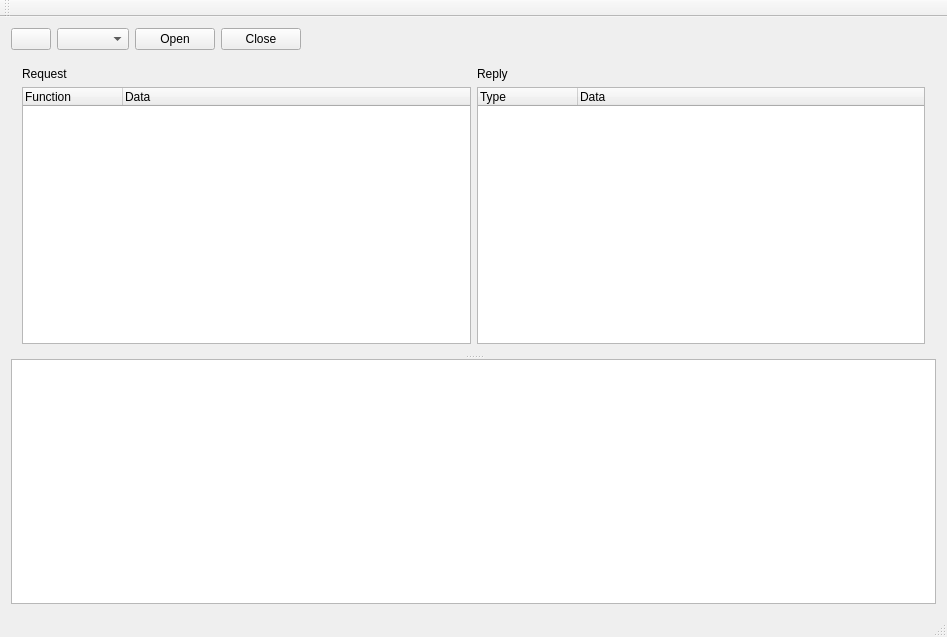
<?xml version="1.0" encoding="UTF-8"?>
<ui version="4.0">
 <class>MainWindow</class>
 <widget class="QMainWindow" name="MainWindow">
  <property name="geometry">
   <rect>
    <x>0</x>
    <y>0</y>
    <width>947</width>
    <height>637</height>
   </rect>
  </property>
  <property name="windowTitle">
   <string>MainWindow</string>
  </property>
  <widget class="QWidget" name="centralWidget">
   <layout class="QVBoxLayout" name="verticalLayout">
    <item>
     <layout class="QHBoxLayout" name="horizontalLayout">
      <item>
       <widget class="QPushButton" name="refresh_port_list">
        <property name="text">
         <string/>
        </property>
        <property name="icon">
         <iconset>
          <normaloff>Refresh.ico</normaloff>Refresh.ico</iconset>
        </property>
       </widget>
      </item>
      <item>
       <widget class="QComboBox" name="port_list"/>
      </item>
      <item>
       <widget class="QPushButton" name="open_comport">
        <property name="text">
         <string>Open</string>
        </property>
       </widget>
      </item>
      <item>
       <widget class="QPushButton" name="close_button">
        <property name="text">
         <string>Close</string>
        </property>
       </widget>
      </item>
      <item>
       <spacer name="horizontalSpacer">
        <property name="orientation">
         <enum>Qt::Horizontal</enum>
        </property>
        <property name="sizeHint" stdset="0">
         <size>
          <width>40</width>
          <height>20</height>
         </size>
        </property>
       </spacer>
      </item>
     </layout>
    </item>
    <item>
     <widget class="QSplitter" name="splitter">
      <property name="orientation">
       <enum>Qt::Vertical</enum>
      </property>
      <widget class="QWidget" name="gridLayoutWidget">
       <layout class="QGridLayout" name="gridLayout">
        <item row="0" column="0">
         <widget class="QLabel" name="label">
          <property name="text">
           <string>Request</string>
          </property>
         </widget>
        </item>
        <item row="0" column="1">
         <widget class="QLabel" name="label_2">
          <property name="text">
           <string>Reply</string>
          </property>
         </widget>
        </item>
        <item row="1" column="0">
         <widget class="QTreeWidget" name="treeWidget_2">
          <attribute name="headerCascadingSectionResizes">
           <bool>true</bool>
          </attribute>
          <column>
           <property name="text">
            <string>Function</string>
           </property>
          </column>
          <column>
           <property name="text">
            <string>Data</string>
           </property>
          </column>
         </widget>
        </item>
        <item row="1" column="1">
         <widget class="QTreeWidget" name="replies">
          <column>
           <property name="text">
            <string>Type</string>
           </property>
          </column>
          <column>
           <property name="text">
            <string>Data</string>
           </property>
          </column>
         </widget>
        </item>
       </layout>
      </widget>
      <widget class="QPlainTextEdit" name="log">
       <property name="readOnly">
        <bool>true</bool>
       </property>
      </widget>
     </widget>
    </item>
   </layout>
  </widget>
  <widget class="QMenuBar" name="menuBar">
   <property name="geometry">
    <rect>
     <x>0</x>
     <y>0</y>
     <width>947</width>
     <height>21</height>
    </rect>
   </property>
  </widget>
  <widget class="QToolBar" name="mainToolBar">
   <attribute name="toolBarArea">
    <enum>TopToolBarArea</enum>
   </attribute>
   <attribute name="toolBarBreak">
    <bool>false</bool>
   </attribute>
  </widget>
  <widget class="QStatusBar" name="statusBar"/>
 </widget>
 <layoutdefault spacing="6" margin="11"/>
 <resources/>
 <connections>
  <connection>
   <sender>refresh_port_list</sender>
   <signal>clicked()</signal>
   <receiver>MainWindow</receiver>
   <slot>refresh_comports()</slot>
   <hints>
    <hint type="sourcelabel">
     <x>21</x>
     <y>56</y>
    </hint>
    <hint type="destinationlabel">
     <x>4</x>
     <y>57</y>
    </hint>
   </hints>
  </connection>
  <connection>
   <sender>open_comport</sender>
   <signal>clicked()</signal>
   <receiver>MainWindow</receiver>
   <slot>open_comport()</slot>
   <hints>
    <hint type="sourcelabel">
     <x>124</x>
     <y>47</y>
    </hint>
    <hint type="destinationlabel">
     <x>2</x>
     <y>85</y>
    </hint>
   </hints>
  </connection>
  <connection>
   <sender>close_button</sender>
   <signal>clicked()</signal>
   <receiver>MainWindow</receiver>
   <slot>close_comport()</slot>
   <hints>
    <hint type="sourcelabel">
     <x>212</x>
     <y>49</y>
    </hint>
    <hint type="destinationlabel">
     <x>2</x>
     <y>115</y>
    </hint>
   </hints>
  </connection>
 </connections>
 <slots>
  <slot>refresh_comports()</slot>
  <slot>open_comport()</slot>
  <slot>close_comport()</slot>
 </slots>
</ui>
